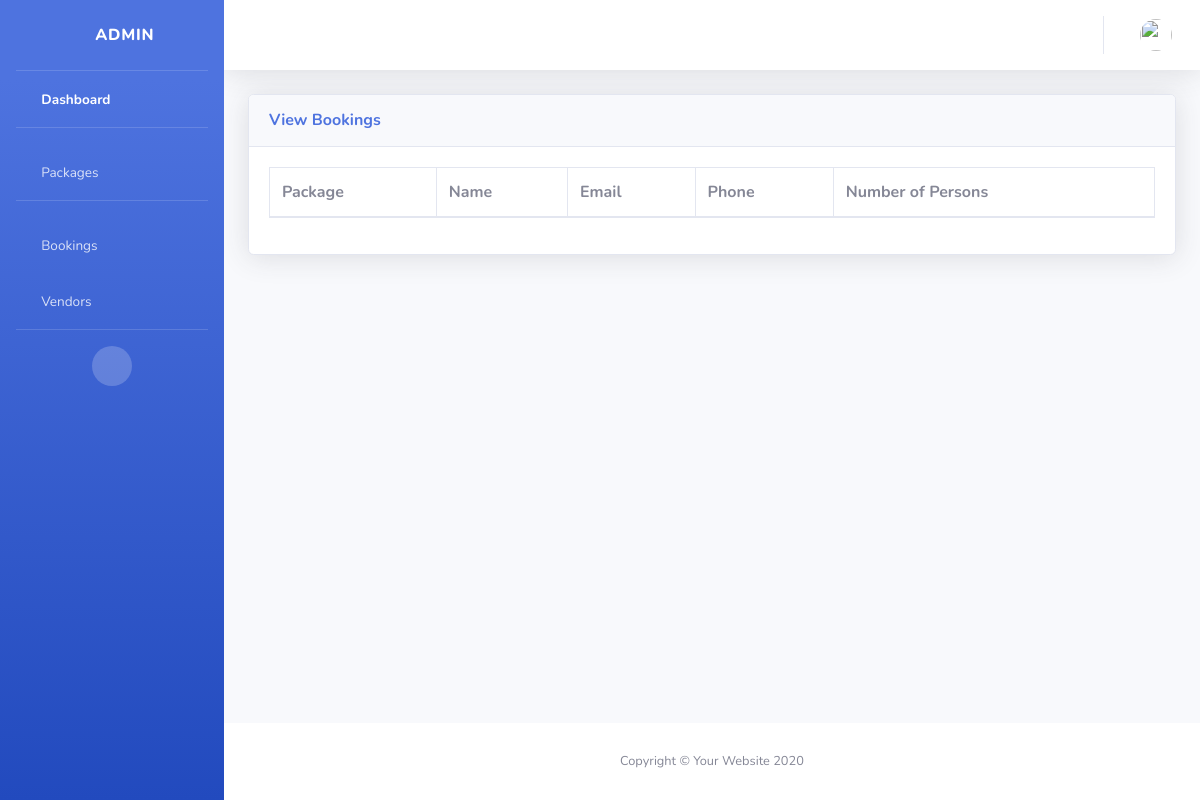
Page /view_bookings/ on the earlier database version.
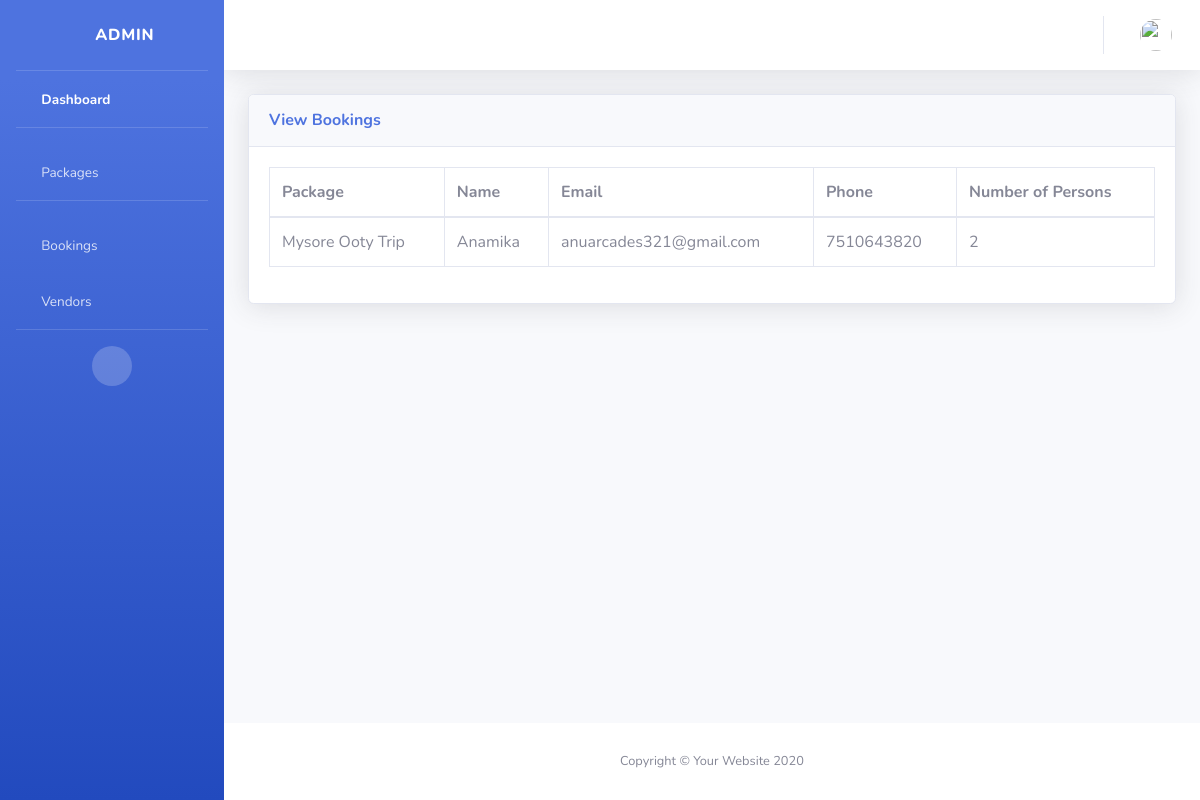
Same page on the later database version.
### vendor/models.py (models this page shows)
class booking_table(models.Model):
    package_id = models.ForeignKey(package_table,on_delete=models.SET_DEFAULT,default=1)
    name = models.CharField(max_length=90, default=None)
    email = models.CharField(max_length=90, default=None)
    phone = models.CharField(max_length=10, default=None)
    no_of_persons = models.IntegerField()
    price = models.FloatField()
    payment_status = models.CharField(max_length=30)
    transaction_id = models.CharField(max_length=90, default="123")
    user_id = models.ForeignKey(register_table, on_delete=models.SET_DEFAULT, default=1)
    booking_status = models.CharField(max_length=30, default=None)
    created_at=models.DateTimeField()
    updated_at=models.DateTimeField()
    class Meta:
        db_table = "bookings"

class package_table(models.Model):
    package_name=models.CharField(max_length=100)
    destination=models.CharField(max_length=100)
    duration=models.CharField(max_length=50)
    price=models.FloatField()
    created_at=models.DateTimeField()
    updated_at=models.DateTimeField()
    description=models.CharField( max_length=150)
    start_date=models.DateField()
    end_date=models.DateField()
    images=models.ImageField(upload_to='images/')
    status=models.CharField(max_length=20)
    vendor_id=models.ForeignKey(register_table,on_delete=models.SET_DEFAULT,default=1)
    class Meta:
        db_table="packages"

### administrator/views.py (the view)
# urls.py: path('view_bookings/', views.view_bookings),
def view_bookings(request):
    bookings = booking_table.objects.filter(booking_status='booked')
    return render(request,'bookings_view.html', {'bookings': bookings})

### administrator/templates/bookings_view.html (shortened to what the changed rows need)
<!DOCTYPE html>
<html lang="en">
{% load static %}
<head>
    <link href="{% static 'vendor/fontawesome-free/css/all.min.css' %}" rel="stylesheet" type="text/css">
    <link href="{% static 'css/sb-admin-2.min.css' %}" rel="stylesheet">
</head>
<body id="page-top">
    <div id="wrapper">
        <div id="content-wrapper" class="d-flex flex-column">
            <div id="content">
                <div class="container-fluid">
                    <div class="card shadow mb-4">
                        <div class="card-body">
                            <div class="table-responsive">
                                <table class="table table-bordered" id="dataTable" width="100%" cellspacing="0">
                                    <thead>
                                        <tr>
                                            <th>Package</th>
                                            <th>Name</th>
                                            <th>Email</th>
                                            <th>Phone</th>
                                            <th>Number of Persons</th>
                                        </tr>
                                    </thead>
                                    <tbody>
                                        {% for data in bookings %}
                                        <tr>
                                            <td>{{data.package_id.package_name}}</td>
                                            <td>{{data.name}}</td>
                                            <td>{{data.email}}</td>
                                            <td>{{data.phone}}</td>
                                            <td>{{data.no_of_persons}}</td>
                                        </tr>
                                        {% endfor %}
                                    </tbody>
                                </table>
                            </div>
                        </div>
                    </div>
                </div>
            </div>
        </div>
    </div>
</body>
</html>

Differences in the rows shown:
added booking_table: package_id.package_name "Mysore Ooty Trip", name "Anamika", email "anuarcades321@gmail.com", phone "7510643820", no_of_persons "2"
